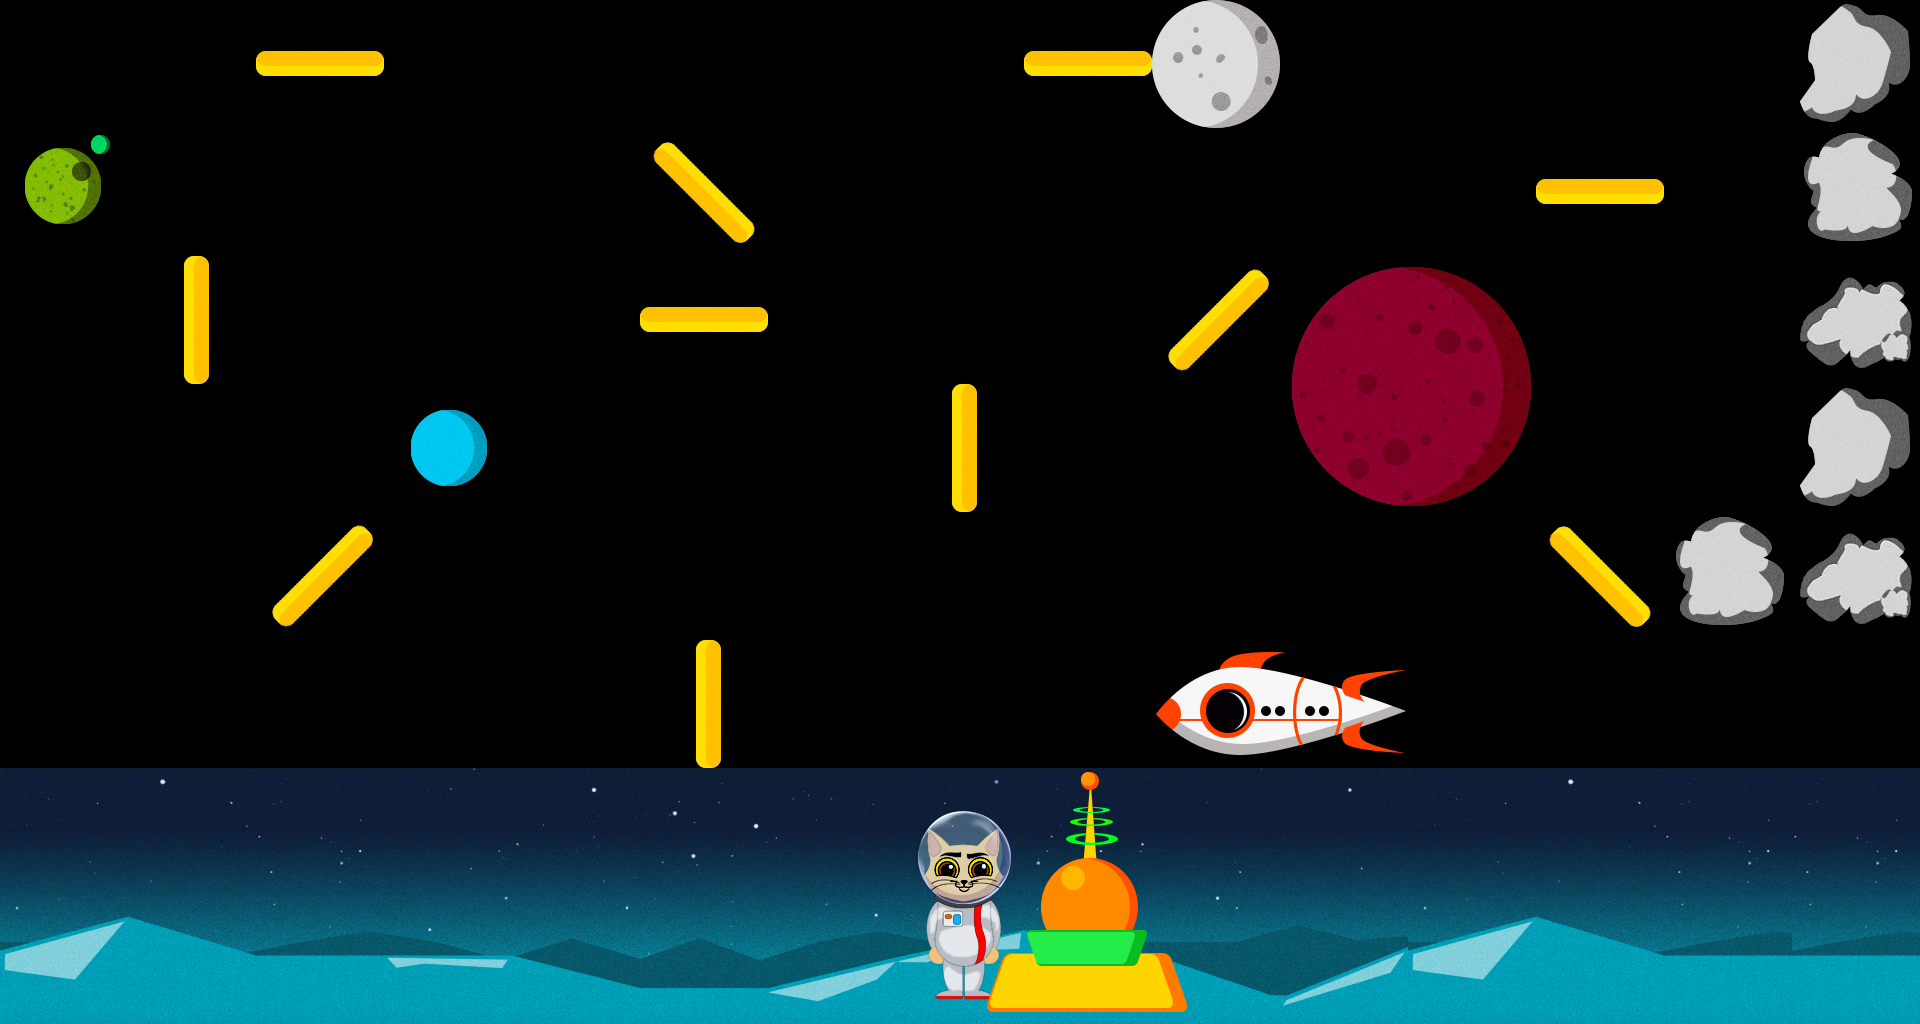

A 2D game scene composited from a Tiled map and its tileset images. What follows is a short description and the map's XML, with every tile layer's data as written:
An orthogonal 15x8 tile map with 128x128 px tiles, 3 tile layers (BackgroudLayer, PlayerLayer, GameLayer), 2 tilesets.

<map version="1.0" tiledversion="1.1.0" orientation="orthogonal" renderorder="right-down" width="15" height="8" tilewidth="128" tileheight="128" infinite="0" nextobjectid="1">
 <tileset firstgid="1" source="tiles.tsx" />
 <tileset firstgid="65" source="template_assets_v1.tsx" />
 <layer name="BackgroudLayer" width="15" height="8">
  <data encoding="csv">
0,0,0,0,0,0,0,0,0,0,0,0,0,0,0,
0,0,0,0,0,0,0,0,0,0,0,0,0,0,0,
0,0,0,0,0,0,0,0,0,0,0,0,0,0,0,
0,0,0,0,0,0,0,0,0,0,0,0,0,0,0,
0,0,0,0,0,0,0,0,0,0,0,0,0,0,0,
0,0,0,0,0,0,0,0,0,0,0,0,0,0,0,
158,159,160,161,162,163,164,165,166,167,168,158,159,160,160,
173,174,175,176,177,178,179,180,181,182,183,173,174,175,175
</data>
 </layer>
 <layer name="PlayerLayer" width="15" height="8">
  <data encoding="csv">
0,0,0,0,0,0,0,0,0,0,0,0,0,0,0,
0,0,0,0,0,0,0,0,0,0,0,0,0,0,0,
0,0,0,0,0,0,0,0,0,0,0,0,0,0,0,
0,0,0,0,0,0,0,0,0,0,0,0,0,0,0,
0,0,0,0,0,0,0,0,0,0,0,0,0,0,0,
0,0,0,0,0,0,0,0,0,0,0,0,0,0,0,
0,0,0,0,0,0,0,137,0,0,0,0,0,0,0,
0,0,0,0,0,0,0,152,0,0,0,0,0,0,0
</data>
 </layer>
 <layer name="GameLayer" width="15" height="8">
  <data encoding="csv">
0,0,122,0,0,0,0,0,122,117,0,0,0,0,133,
103,0,0,0,0,121,0,0,0,0,0,0,122,0,134,
0,119,0,0,0,122,0,0,0,120,113,114,0,0,135,
0,0,0,116,0,0,0,119,0,0,128,129,0,0,133,
0,0,120,0,0,0,0,0,0,0,0,0,121,134,135,
0,0,0,0,0,119,0,0,0,92,93,94,0,0,0,
0,0,0,0,0,0,0,89,90,91,0,89,0,0,0,
0,0,0,0,0,0,0,104,105,106,0,0,0,0,0
</data>
 </layer>
</map>
